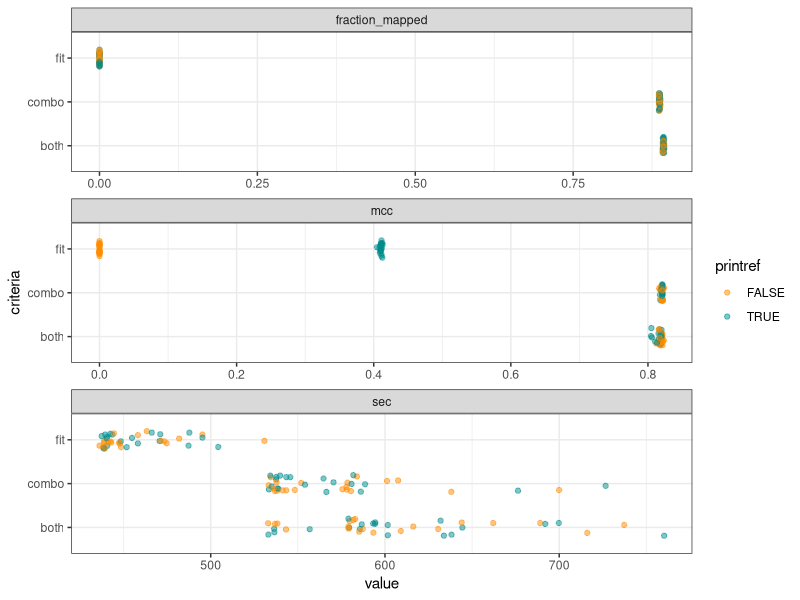

R code for this plot:
## ---- chunk 1
knitr::opts_chunk$set(echo = TRUE,
                      message = FALSE,
                      fig.path = "figures/"
                      )
## ---- chunk 2
set.seed(2018)
library(cowplot)
library(ggtext)
library(glue)
library(here)
library(knitr)
library(tidyverse)

theme_set(theme_bw())

mutate_perf <- function(dat) {
  dat %>% 
    mutate(mem_mb = max_rss,
           mem_gb = mem_mb / 1024) %>% 
    rename(sec = s)
}
## ---- chunk 3
dat <- read_tsv(here('subworkflows', '3_fit_sample_split', 'results', 
                     'optifit_crit_check.tsv')) %>% 
  mutate_perf() %>% 
  select(dataset, printref, criteria, mcc, fraction_mapped, sec, mem_gb, seed) 
## ---- chunk 4
dat %>% 
  pivot_longer(c(mcc, fraction_mapped, sec), 
               names_to = "metric") %>% 
  ggplot(aes(x = criteria, y = value, color = printref)) +
  geom_jitter(alpha = 0.5, width = 0.2) +
  scale_color_manual(values = c("darkorange", "cyan4")) +
  facet_wrap("metric", scales = "free", nrow = 3) +
  coord_flip()
